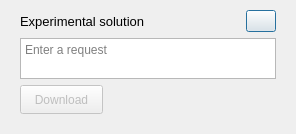
<?xml version="1.0" encoding="UTF-8"?>
<ui version="4.0">
 <class>GisCartaQGISDialogBase</class>
 <widget class="QDialog" name="GisCartaQGISDialogBase">
  <property name="windowModality">
   <enum>Qt::ApplicationModal</enum>
  </property>
  <property name="geometry">
   <rect>
    <x>0</x>
    <y>0</y>
    <width>296</width>
    <height>134</height>
   </rect>
  </property>
  <property name="minimumSize">
   <size>
    <width>296</width>
    <height>134</height>
   </size>
  </property>
  <property name="windowTitle">
   <string>GisCarta - Geodata AI</string>
  </property>
  <layout class="QVBoxLayout" name="verticalLayout">
   <property name="spacing">
    <number>6</number>
   </property>
   <property name="leftMargin">
    <number>20</number>
   </property>
   <property name="topMargin">
    <number>10</number>
   </property>
   <property name="rightMargin">
    <number>20</number>
   </property>
   <property name="bottomMargin">
    <number>20</number>
   </property>
   <item>
    <layout class="QHBoxLayout" name="horizontalLayout">
     <item>
      <widget class="QLabel" name="name_label">
       <property name="sizePolicy">
        <sizepolicy hsizetype="Expanding" vsizetype="Preferred">
         <horstretch>0</horstretch>
         <verstretch>0</verstretch>
        </sizepolicy>
       </property>
       <property name="maximumSize">
        <size>
         <width>16777215</width>
         <height>20</height>
        </size>
       </property>
       <property name="font">
        <font>
         <pointsize>10</pointsize>
        </font>
       </property>
       <property name="text">
        <string>Experimental solution</string>
       </property>
       <property name="alignment">
        <set>Qt::AlignLeading|Qt::AlignLeft|Qt::AlignVCenter</set>
       </property>
       <property name="wordWrap">
        <bool>true</bool>
       </property>
      </widget>
     </item>
     <item>
      <widget class="QPushButton" name="inf_button">
       <property name="sizePolicy">
        <sizepolicy hsizetype="Fixed" vsizetype="Fixed">
         <horstretch>0</horstretch>
         <verstretch>0</verstretch>
        </sizepolicy>
       </property>
       <property name="maximumSize">
        <size>
         <width>30</width>
         <height>30</height>
        </size>
       </property>
       <property name="cursor">
        <cursorShape>PointingHandCursor</cursorShape>
       </property>
       <property name="text">
        <string/>
       </property>
       <property name="icon">
        <iconset theme="system-help"/>
       </property>
      </widget>
     </item>
    </layout>
   </item>
   <item>
    <widget class="QTextEdit" name="request">
     <property name="sizePolicy">
      <sizepolicy hsizetype="Expanding" vsizetype="Expanding">
       <horstretch>0</horstretch>
       <verstretch>0</verstretch>
      </sizepolicy>
     </property>
     <property name="minimumSize">
      <size>
       <width>0</width>
       <height>31</height>
      </size>
     </property>
     <property name="maximumSize">
      <size>
       <width>16777215</width>
       <height>80</height>
      </size>
     </property>
     <property name="cursor" stdset="0">
      <cursorShape>IBeamCursor</cursorShape>
     </property>
     <property name="placeholderText">
      <string>Enter a request</string>
     </property>
    </widget>
   </item>
   <item>
    <widget class="QPushButton" name="search_button">
     <property name="enabled">
      <bool>false</bool>
     </property>
     <property name="sizePolicy">
      <sizepolicy hsizetype="Fixed" vsizetype="Fixed">
       <horstretch>0</horstretch>
       <verstretch>0</verstretch>
      </sizepolicy>
     </property>
     <property name="minimumSize">
      <size>
       <width>83</width>
       <height>29</height>
      </size>
     </property>
     <property name="maximumSize">
      <size>
       <width>83</width>
       <height>29</height>
      </size>
     </property>
     <property name="cursor">
      <cursorShape>PointingHandCursor</cursorShape>
     </property>
     <property name="text">
      <string>Download</string>
     </property>
    </widget>
   </item>
  </layout>
 </widget>
 <resources/>
 <connections/>
</ui>
